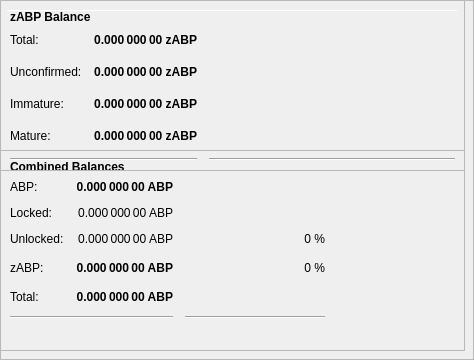
        <widget class="QFrame" name="frameObfuscation">
         <property name="minimumSize">
          <size>
           <width>0</width>
           <height>350</height>
          </size>
         </property>
         <property name="layoutDirection">
          <enum>Qt::LeftToRight</enum>
         </property>
         <property name="frameShape">
          <enum>QFrame::StyledPanel</enum>
         </property>
         <property name="frameShadow">
          <enum>QFrame::Raised</enum>
         </property>
         <widget class="QPushButton" name="runAutoDenom">
          <property name="geometry">
           <rect>
            <x>251</x>
            <y>17</y>
            <width>1</width>
            <height>1</height>
           </rect>
          </property>
          <property name="palette">
           <palette>
            <active>
             <colorrole role="WindowText">
              <brush brushstyle="SolidPattern">
               <color alpha="255">
                <red>0</red>
                <green>0</green>
                <blue>0</blue>
               </color>
              </brush>
             </colorrole>
             <colorrole role="Button">
              <brush brushstyle="SolidPattern">
               <color alpha="255">
                <red>239</red>
                <green>238</green>
                <blue>238</blue>
               </color>
              </brush>
             </colorrole>
             <colorrole role="Light">
              <brush brushstyle="SolidPattern">
               <color alpha="255">
                <red>255</red>
                <green>255</green>
                <blue>255</blue>
               </color>
              </brush>
             </colorrole>
             <colorrole role="Midlight">
              <brush brushstyle="SolidPattern">
               <color alpha="255">
                <red>247</red>
                <green>246</green>
                <blue>246</blue>
               </color>
              </brush>
             </colorrole>
             <colorrole role="Dark">
              <brush brushstyle="SolidPattern">
               <color alpha="255">
                <red>119</red>
                <green>119</green>
                <blue>119</blue>
               </color>
              </brush>
             </colorrole>
             <colorrole role="Mid">
              <brush brushstyle="SolidPattern">
               <color alpha="255">
                <red>159</red>
                <green>159</green>
                <blue>159</blue>
               </color>
              </brush>
             </colorrole>
             <colorrole role="Text">
              <brush brushstyle="SolidPattern">
               <color alpha="255">
                <red>0</red>
                <green>0</green>
                <blue>0</blue>
               </color>
              </brush>
             </colorrole>
             <colorrole role="BrightText">
              <brush brushstyle="SolidPattern">
               <color alpha="255">
                <red>255</red>
                <green>255</green>
                <blue>255</blue>
               </color>
              </brush>
             </colorrole>
             <colorrole role="ButtonText">
              <brush brushstyle="SolidPattern">
               <color alpha="255">
                <red>0</red>
                <green>0</green>
                <blue>0</blue>
               </color>
              </brush>
             </colorrole>
             <colorrole role="Base">
              <brush brushstyle="SolidPattern">
               <color alpha="255">
                <red>255</red>
                <green>255</green>
                <blue>255</blue>
               </color>
              </brush>
             </colorrole>
             <colorrole role="Window">
              <brush brushstyle="SolidPattern">
               <color alpha="255">
                <red>239</red>
                <green>238</green>
                <blue>238</blue>
               </color>
              </brush>
             </colorrole>
             <colorrole role="Shadow">
              <brush brushstyle="SolidPattern">
               <color alpha="255">
                <red>0</red>
                <green>0</green>
                <blue>0</blue>
               </color>
              </brush>
             </colorrole>
             <colorrole role="AlternateBase">
              <brush brushstyle="SolidPattern">
               <color alpha="255">
                <red>247</red>
                <green>246</green>
                <blue>246</blue>
               </color>
              </brush>
             </colorrole>
             <colorrole role="ToolTipBase">
              <brush brushstyle="SolidPattern">
               <color alpha="255">
                <red>255</red>
                <green>255</green>
                <blue>220</blue>
               </color>
              </brush>
             </colorrole>
             <colorrole role="ToolTipText">
              <brush brushstyle="SolidPattern">
               <color alpha="255">
                <red>0</red>
                <green>0</green>
                <blue>0</blue>
               </color>
              </brush>
             </colorrole>
            </active>
            <inactive>
             <colorrole role="WindowText">
              <brush brushstyle="SolidPattern">
               <color alpha="255">
                <red>0</red>
                <green>0</green>
                <blue>0</blue>
               </color>
              </brush>
             </colorrole>
             <colorrole role="Button">
              <brush brushstyle="SolidPattern">
               <color alpha="255">
                <red>239</red>
                <green>238</green>
                <blue>238</blue>
               </color>
              </brush>
             </colorrole>
             <colorrole role="Light">
              <brush brushstyle="SolidPattern">
               <color alpha="255">
                <red>255</red>
                <green>255</green>
                <blue>255</blue>
               </color>
              </brush>
             </colorrole>
             <colorrole role="Midlight">
              <brush brushstyle="SolidPattern">
               <color alpha="255">
                <red>247</red>
                <green>246</green>
                <blue>246</blue>
               </color>
              </brush>
             </colorrole>
             <colorrole role="Dark">
              <brush brushstyle="SolidPattern">
               <color alpha="255">
                <red>119</red>
                <green>119</green>
                <blue>119</blue>
               </color>
              </brush>
             </colorrole>
             <colorrole role="Mid">
              <brush brushstyle="SolidPattern">
               <color alpha="255">
                <red>159</red>
                <green>159</green>
                <blue>159</blue>
               </color>
              </brush>
             </colorrole>
             <colorrole role="Text">
              <brush brushstyle="SolidPattern">
               <color alpha="255">
                <red>0</red>
                <green>0</green>
                <blue>0</blue>
               </color>
              </brush>
             </colorrole>
             <colorrole role="BrightText">
              <brush brushstyle="SolidPattern">
               <color alpha="255">
                <red>255</red>
                <green>255</green>
                <blue>255</blue>
               </color>
              </brush>
             </colorrole>
             <colorrole role="ButtonText">
              <brush brushstyle="SolidPattern">
               <color alpha="255">
                <red>0</red>
                <green>0</green>
                <blue>0</blue>
               </color>
              </brush>
             </colorrole>
             <colorrole role="Base">
              <brush brushstyle="SolidPattern">
               <color alpha="255">
                <red>255</red>
                <green>255</green>
                <blue>255</blue>
               </color>
              </brush>
             </colorrole>
             <colorrole role="Window">
              <brush brushstyle="SolidPattern">
               <color alpha="255">
                <red>239</red>
                <green>238</green>
                <blue>238</blue>
               </color>
              </brush>
             </colorrole>
             <colorrole role="Shadow">
              <brush brushstyle="SolidPattern">
               <color alpha="255">
                <red>0</red>
                <green>0</green>
                <blue>0</blue>
               </color>
              </brush>
             </colorrole>
             <colorrole role="AlternateBase">
              <brush brushstyle="SolidPattern">
               <color alpha="255">
                <red>247</red>
                <green>246</green>
                <blue>246</blue>
               </color>
              </brush>
             </colorrole>
             <colorrole role="ToolTipBase">
              <brush brushstyle="SolidPattern">
               <color alpha="255">
                <red>255</red>
                <green>255</green>
                <blue>220</blue>
               </color>
              </brush>
             </colorrole>
             <colorrole role="ToolTipText">
              <brush brushstyle="SolidPattern">
               <color alpha="255">
                <red>0</red>
                <green>0</green>
                <blue>0</blue>
               </color>
              </brush>
             </colorrole>
            </inactive>
            <disabled>
             <colorrole role="WindowText">
              <brush brushstyle="SolidPattern">
               <color alpha="255">
                <red>119</red>
                <green>119</green>
                <blue>119</blue>
               </color>
              </brush>
             </colorrole>
             <colorrole role="Button">
              <brush brushstyle="SolidPattern">
               <color alpha="255">
                <red>239</red>
                <green>238</green>
                <blue>238</blue>
               </color>
              </brush>
             </colorrole>
             <colorrole role="Light">
              <brush brushstyle="SolidPattern">
               <color alpha="255">
                <red>255</red>
                <green>255</green>
                <blue>255</blue>
               </color>
              </brush>
             </colorrole>
             <colorrole role="Midlight">
              <brush brushstyle="SolidPattern">
               <color alpha="255">
                <red>247</red>
                <green>246</green>
                <blue>246</blue>
               </color>
              </brush>
             </colorrole>
             <colorrole role="Dark">
              <brush brushstyle="SolidPattern">
               <color alpha="255">
                <red>119</red>
                <green>119</green>
                <blue>119</blue>
               </color>
              </brush>
             </colorrole>
             <colorrole role="Mid">
              <brush brushstyle="SolidPattern">
               <color alpha="255">
                <red>159</red>
                <green>159</green>
                <blue>159</blue>
               </color>
              </brush>
             </colorrole>
             <colorrole role="Text">
              <brush brushstyle="SolidPattern">
               <color alpha="255">
                <red>119</red>
                <green>119</green>
                <blue>119</blue>
               </color>
              </brush>
             </colorrole>
             <colorrole role="BrightText">
              <brush brushstyle="SolidPattern">
               <color alpha="255">
                <red>255</red>
                <green>255</green>
                <blue>255</blue>
               </color>
              </brush>
             </colorrole>
             <colorrole role="ButtonText">
              <brush brushstyle="SolidPattern">
               <color alpha="255">
                <red>119</red>
                <green>119</green>
                <blue>119</blue>
               </color>
              </brush>
             </colorrole>
             <colorrole role="Base">
              <brush brushstyle="SolidPattern">
               <color alpha="255">
                <red>239</red>
                <green>238</green>
                <blue>238</blue>
               </color>
              </brush>
             </colorrole>
             <colorrole role="Window">
              <brush brushstyle="SolidPattern">
               <color alpha="255">
                <red>239</red>
                <green>238</green>
                <blue>238</blue>
               </color>
              </brush>
             </colorrole>
             <colorrole role="Shadow">
              <brush brushstyle="SolidPattern">
               <color alpha="255">
                <red>0</red>
                <green>0</green>
                <blue>0</blue>
               </color>
              </brush>
             </colorrole>
             <colorrole role="AlternateBase">
              <brush brushstyle="SolidPattern">
               <color alpha="255">
                <red>239</red>
                <green>238</green>
                <blue>238</blue>
               </color>
              </brush>
             </colorrole>
             <colorrole role="ToolTipBase">
              <brush brushstyle="SolidPattern">
               <color alpha="255">
                <red>255</red>
                <green>255</green>
                <blue>220</blue>
               </color>
              </brush>
             </colorrole>
             <colorrole role="ToolTipText">
              <brush brushstyle="SolidPattern">
               <color alpha="255">
                <red>0</red>
                <green>0</green>
                <blue>0</blue>
               </color>
              </brush>
             </colorrole>
            </disabled>
           </palette>
          </property>
          <property name="focusPolicy">
           <enum>Qt::NoFocus</enum>
          </property>
          <property name="autoFillBackground">
           <bool>true</bool>
          </property>
          <property name="text">
           <string/>
          </property>
          <property name="flat">
           <bool>true</bool>
          </property>
         </widget>
         <widget class="Line" name="line">
          <property name="geometry">
           <rect>
            <x>7</x>
            <y>10</y>
            <width>451</width>
            <height>1</height>
           </rect>
          </property>
          <property name="orientation">
           <enum>Qt::Horizontal</enum>
          </property>
         </widget>
         <widget class="QFrame" name="frame_3">
          <property name="geometry">
           <rect>
            <x>0</x>
            <y>150</y>
            <width>465</width>
            <height>201</height>
           </rect>
          </property>
          <property name="frameShape">
           <enum>QFrame::StyledPanel</enum>
          </property>
          <property name="frameShadow">
           <enum>QFrame::Raised</enum>
          </property>
          <layout class="QVBoxLayout" name="verticalLayout_5">
           <item>
            <layout class="QHBoxLayout" name="horizontalLayout_5" stretch="0">
             <item>
              <widget class="QLabel" name="label_5z">
               <property name="maximumSize">
                <size>
                 <width>16777215</width>
                 <height>20</height>
                </size>
               </property>
               <property name="font">
                <font>
                 <weight>75</weight>
                 <bold>true</bold>
                </font>
               </property>
               <property name="toolTip">
                <string>Combined Balances (including unconfirmed and immature coins)</string>
               </property>
               <property name="text">
                <string>&lt;html&gt;&lt;head/&gt;&lt;body&gt;&lt;p&gt;Combined Balances&lt;/p&gt;&lt;/body&gt;&lt;/html&gt;</string>
               </property>
              </widget>
             </item>
            </layout>
           </item>
           <item>
            <layout class="QGridLayout" name="gridLayout_3">
             <property name="spacing">
              <number>12</number>
             </property>
             <item row="7" column="0" colspan="2">
              <widget class="Line" name="lineSpendableBalance_3">
               <property name="orientation">
                <enum>Qt::Horizontal</enum>
               </property>
              </widget>
             </item>
             <item row="7" column="2">
              <widget class="Line" name="lineWatchBalance_3">
               <property name="sizePolicy">
                <sizepolicy hsizetype="Preferred" vsizetype="Fixed">
                 <horstretch>0</horstretch>
                 <verstretch>0</verstretch>
                </sizepolicy>
               </property>
               <property name="minimumSize">
                <size>
                 <width>140</width>
                 <height>0</height>
                </size>
               </property>
               <property name="orientation">
                <enum>Qt::Horizontal</enum>
               </property>
              </widget>
             </item>
             <item row="4" column="1">
              <widget class="QLabel" name="labelzBalancez">
               <property name="font">
                <font>
                 <weight>75</weight>
                 <bold>true</bold>
                </font>
               </property>
               <property name="cursor">
                <cursorShape>IBeamCursor</cursorShape>
               </property>
               <property name="toolTip">
                <string>Total of transactions that have yet to be confirmed, and do not yet count toward the spendable balance</string>
               </property>
               <property name="text">
                <string notr="true">0.000 000 00 ABP</string>
               </property>
               <property name="alignment">
                <set>Qt::AlignRight|Qt::AlignTrailing|Qt::AlignVCenter</set>
               </property>
               <property name="textInteractionFlags">
                <set>Qt::LinksAccessibleByMouse|Qt::TextSelectableByKeyboard|Qt::TextSelectableByMouse</set>
               </property>
              </widget>
             </item>
             <item row="6" column="1">
              <widget class="QLabel" name="labelTotalz">
               <property name="font">
                <font>
                 <weight>75</weight>
                 <bold>true</bold>
                </font>
               </property>
               <property name="cursor">
                <cursorShape>IBeamCursor</cursorShape>
               </property>
               <property name="toolTip">
                <string>Total Balance, including unconfirmed and immature coins.</string>
               </property>
               <property name="text">
                <string notr="true">0.000 000 00 ABP</string>
               </property>
               <property name="alignment">
                <set>Qt::AlignRight|Qt::AlignTrailing|Qt::AlignVCenter</set>
               </property>
               <property name="textInteractionFlags">
                <set>Qt::LinksAccessibleByMouse|Qt::TextSelectableByKeyboard|Qt::TextSelectableByMouse</set>
               </property>
              </widget>
             </item>
             <item row="4" column="3">
              <spacer name="horizontalSpacer_6">
               <property name="orientation">
                <enum>Qt::Horizontal</enum>
               </property>
               <property name="sizeHint" stdset="0">
                <size>
                 <width>40</width>
                 <height>20</height>
                </size>
               </property>
              </spacer>
             </item>
             <item row="6" column="0">
              <widget class="QLabel" name="labelTotalTextz">
               <property name="text">
                <string>Total:</string>
               </property>
              </widget>
             </item>
             <item row="1" column="0">
              <widget class="QLabel" name="labelBalanceTextz">
               <property name="text">
                <string>ABP:</string>
               </property>
              </widget>
             </item>
             <item row="1" column="1">
              <widget class="QLabel" name="labelBalancez">
               <property name="font">
                <font>
                 <weight>75</weight>
                 <bold>true</bold>
                </font>
               </property>
               <property name="cursor">
                <cursorShape>IBeamCursor</cursorShape>
               </property>
               <property name="toolTip">
                <string>Your current spendable balance</string>
               </property>
               <property name="text">
                <string notr="true">0.000 000 00 ABP</string>
               </property>
               <property name="alignment">
                <set>Qt::AlignRight|Qt::AlignTrailing|Qt::AlignVCenter</set>
               </property>
               <property name="textInteractionFlags">
                <set>Qt::LinksAccessibleByMouse|Qt::TextSelectableByKeyboard|Qt::TextSelectableByMouse</set>
               </property>
              </widget>
             </item>
             <item row="4" column="0">
              <widget class="QLabel" name="labelzBalanceTextz">
               <property name="toolTip">
                <string/>
               </property>
               <property name="text">
                <string>zABP:</string>
               </property>
              </widget>
             </item>
             <item row="4" column="2">
              <widget class="QLabel" name="labelzABPPercent">
               <property name="toolTip">
                <string>Current percentage of zABP.
If AutoMint is enabled this percentage will settle around the configured AutoMint percentage (default = 10%)</string>
               </property>
               <property name="text">
                <string>0 %</string>
               </property>
               <property name="alignment">
                <set>Qt::AlignRight|Qt::AlignTrailing|Qt::AlignVCenter</set>
               </property>
              </widget>
             </item>
             <item row="6" column="2">
              <widget class="QLabel" name="label100Percent">
               <property name="text">
                <string/>
               </property>
               <property name="alignment">
                <set>Qt::AlignRight|Qt::AlignTrailing|Qt::AlignVCenter</set>
               </property>
              </widget>
             </item>
             <item row="2" column="1">
              <widget class="QLabel" name="labelLockedBalance">
               <property name="toolTip">
                <string>Locked ABP or Masternode collaterals. These are excluded from zABP minting.</string>
               </property>
               <property name="text">
                <string>0.000 000 00 ABP</string>
               </property>
               <property name="alignment">
                <set>Qt::AlignRight|Qt::AlignTrailing|Qt::AlignVCenter</set>
               </property>
              </widget>
             </item>
             <item row="2" column="0">
              <widget class="QLabel" name="labelLockedBalanceText">
               <property name="toolTip">
                <string>Locked ABP or Masternode collaterals. These are excluded from zABP minting.</string>
               </property>
               <property name="text">
                <string>Locked:</string>
               </property>
              </widget>
             </item>
             <item row="3" column="0">
              <widget class="QLabel" name="labelUnLockedBalanceText">
               <property name="toolTip">
                <string>Unlocked ABPs. These can be used for zABP minting.</string>
               </property>
               <property name="text">
                <string>Unlocked:</string>
               </property>
              </widget>
             </item>
             <item row="3" column="1">
              <widget class="QLabel" name="labelUnLockedBalance">
               <property name="toolTip">
                <string>Unlocked ABPs. These can be used for zABP minting.</string>
               </property>
               <property name="text">
                <string>0.000 000 00 ABP</string>
               </property>
               <property name="alignment">
                <set>Qt::AlignRight|Qt::AlignTrailing|Qt::AlignVCenter</set>
               </property>
              </widget>
             </item>
             <item row="3" column="2">
              <widget class="QLabel" name="labelABPPercent">
               <property name="text">
                <string>0 %</string>
               </property>
               <property name="alignment">
                <set>Qt::AlignRight|Qt::AlignTrailing|Qt::AlignVCenter</set>
               </property>
              </widget>
             </item>
            </layout>
           </item>
           <item>
            <spacer name="verticalSpacer">
             <property name="orientation">
              <enum>Qt::Vertical</enum>
             </property>
             <property name="sizeHint" stdset="0">
              <size>
               <width>20</width>
               <height>40</height>
              </size>
             </property>
            </spacer>
           </item>
          </layout>
         </widget>
         <widget class="QFrame" name="frame_4">
          <property name="geometry">
           <rect>
            <x>0</x>
            <y>0</y>
            <width>465</width>
            <height>171</height>
           </rect>
          </property>
          <property name="frameShape">
           <enum>QFrame::StyledPanel</enum>
          </property>
          <property name="frameShadow">
           <enum>QFrame::Raised</enum>
          </property>
          <layout class="QVBoxLayout" name="verticalLayout_7">
           <item>
            <layout class="QHBoxLayout" name="horizontalLayout_8" stretch="0">
             <item>
              <widget class="QLabel" name="label_5z_3">
               <property name="maximumSize">
                <size>
                 <width>16777215</width>
                 <height>20</height>
                </size>
               </property>
               <property name="font">
                <font>
                 <weight>75</weight>
                 <bold>true</bold>
                </font>
               </property>
               <property name="text">
                <string>zABP Balance</string>
               </property>
              </widget>
             </item>
            </layout>
           </item>
           <item>
            <layout class="QGridLayout" name="gridLayout_5">
             <property name="spacing">
              <number>12</number>
             </property>
             <item row="4" column="0">
              <widget class="QLabel" name="labelzBalanceMatureText">
               <property name="toolTip">
                <string>Mature: more than 20 confirmation and more than 1 mints of the same denomination after it was minted.
These zABP are spendable.</string>
               </property>
               <property name="text">
                <string>Mature:</string>
               </property>
              </widget>
             </item>
             <item row="5" column="0" colspan="2">
              <widget class="Line" name="lineSpendableBalance_5">
               <property name="orientation">
                <enum>Qt::Horizontal</enum>
               </property>
              </widget>
             </item>
             <item row="1" column="1">
              <widget class="QLabel" name="labelzBalance">
               <property name="font">
                <font>
                 <weight>75</weight>
                 <bold>true</bold>
                </font>
               </property>
               <property name="cursor">
                <cursorShape>IBeamCursor</cursorShape>
               </property>
               <property name="toolTip">
                <string>All available zABP, unconfirmed and immature zABP included.</string>
               </property>
               <property name="text">
                <string notr="true">0.000 000 00 zABP</string>
               </property>
               <property name="alignment">
                <set>Qt::AlignRight|Qt::AlignTrailing|Qt::AlignVCenter</set>
               </property>
               <property name="textInteractionFlags">
                <set>Qt::LinksAccessibleByMouse|Qt::TextSelectableByKeyboard|Qt::TextSelectableByMouse</set>
               </property>
              </widget>
             </item>
             <item row="5" column="2">
              <widget class="Line" name="lineWatchBalance_5">
               <property name="sizePolicy">
                <sizepolicy hsizetype="Preferred" vsizetype="Fixed">
                 <horstretch>0</horstretch>
                 <verstretch>0</verstretch>
                </sizepolicy>
               </property>
               <property name="minimumSize">
                <size>
                 <width>140</width>
                 <height>0</height>
                </size>
               </property>
               <property name="orientation">
                <enum>Qt::Horizontal</enum>
               </property>
              </widget>
             </item>
             <item row="1" column="0">
              <widget class="QLabel" name="labelzBalanceText">
               <property name="toolTip">
                <string>All available zABP, unconfirmed and immature zABP included.</string>
               </property>
               <property name="text">
                <string>Total:</string>
               </property>
              </widget>
             </item>
             <item row="1" column="2">
              <spacer name="horizontalSpacer_8">
               <property name="orientation">
                <enum>Qt::Horizontal</enum>
               </property>
               <property name="sizeHint" stdset="0">
                <size>
                 <width>40</width>
                 <height>20</height>
                </size>
               </property>
              </spacer>
             </item>
             <item row="4" column="2">
              <spacer name="horizontalSpacer_4">
               <property name="orientation">
                <enum>Qt::Horizontal</enum>
               </property>
               <property name="sizeHint" stdset="0">
                <size>
                 <width>40</width>
                 <height>20</height>
                </size>
               </property>
              </spacer>
             </item>
             <item row="4" column="1">
              <widget class="QLabel" name="labelzBalanceMature">
               <property name="font">
                <font>
                 <weight>75</weight>
                 <bold>true</bold>
                </font>
               </property>
               <property name="toolTip">
                <string>Mature: more than 20 confirmation and more than 1 mints of the same denomination after it was minted.
These zABP are spendable.</string>
               </property>
               <property name="text">
                <string>0.000 000 00 zABP</string>
               </property>
               <property name="alignment">
                <set>Qt::AlignRight|Qt::AlignTrailing|Qt::AlignVCenter</set>
               </property>
              </widget>
             </item>
             <item row="2" column="0">
              <widget class="QLabel" name="labelzBalanceUnconfirmedText">
               <property name="toolTip">
                <string>Unconfirmed: less than 20 confirmations
Immature: confirmed, but less than 1 mints of the same denomination after it was minted</string>
               </property>
               <property name="text">
                <string>Unconfirmed:</string>
               </property>
              </widget>
             </item>
             <item row="2" column="1">
              <widget class="QLabel" name="labelzBalanceUnconfirmed">
               <property name="font">
                <font>
                 <weight>75</weight>
                 <bold>true</bold>
                </font>
               </property>
               <property name="toolTip">
                <string>Unconfirmed: less than 20 confirmations
Immature: confirmed, but less than 1 mints of the same denomination after it was minted</string>
               </property>
               <property name="text">
                <string>0.000 000 00 zABP</string>
               </property>
               <property name="alignment">
                <set>Qt::AlignRight|Qt::AlignTrailing|Qt::AlignVCenter</set>
               </property>
              </widget>
             </item>
             <item row="2" column="2">
              <spacer name="horizontalSpacer_5">
               <property name="orientation">
                <enum>Qt::Horizontal</enum>
               </property>
               <property name="sizeHint" stdset="0">
                <size>
                 <width>40</width>
                 <height>20</height>
                </size>
               </property>
              </spacer>
             </item>
             <item row="3" column="0">
              <widget class="QLabel" name="labelzBalanceImmatureText">
               <property name="toolTip">
                <string>Unconfirmed: less than 20 confirmations
Immature: confirmed, but less than 1 mints of the same denomination after it was minted</string>
               </property>
               <property name="text">
                <string>Immature:</string>
               </property>
              </widget>
             </item>
             <item row="3" column="1">
              <widget class="QLabel" name="labelzBalanceImmature">
               <property name="font">
                <font>
                 <weight>75</weight>
                 <bold>true</bold>
                </font>
               </property>
               <property name="toolTip">
                <string>Unconfirmed: less than 20 confirmations
Immature: confirmed, but less than 1 mints of the same denomination after it was minted</string>
               </property>
               <property name="text">
                <string>0.000 000 00 zABP</string>
               </property>
               <property name="alignment">
                <set>Qt::AlignRight|Qt::AlignTrailing|Qt::AlignVCenter</set>
               </property>
              </widget>
             </item>
             <item row="3" column="2">
              <spacer name="horizontalSpacer_7">
               <property name="orientation">
                <enum>Qt::Horizontal</enum>
               </property>
               <property name="sizeHint" stdset="0">
                <size>
                 <width>40</width>
                 <height>20</height>
                </size>
               </property>
              </spacer>
             </item>
            </layout>
           </item>
          </layout>
         </widget>
        </widget>
